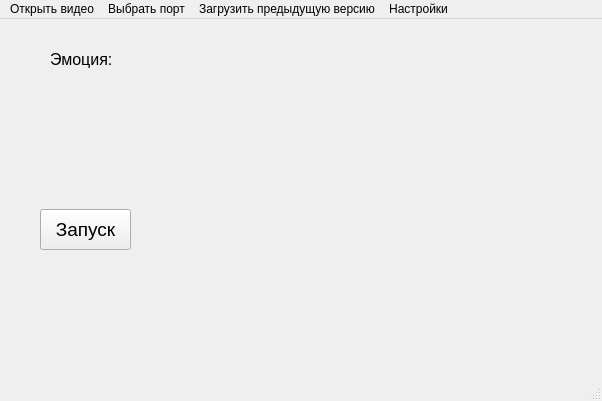
<?xml version="1.0" encoding="UTF-8"?>
<ui version="4.0">
 <class>MainWindow</class>
 <widget class="QMainWindow" name="MainWindow">
  <property name="geometry">
   <rect>
    <x>0</x>
    <y>0</y>
    <width>602</width>
    <height>401</height>
   </rect>
  </property>
  <property name="windowTitle">
   <string>MainWindow</string>
  </property>
  <widget class="QWidget" name="centralwidget">
   <widget class="QPushButton" name="pushButton">
    <property name="geometry">
     <rect>
      <x>40</x>
      <y>190</y>
      <width>91</width>
      <height>41</height>
     </rect>
    </property>
    <property name="font">
     <font>
      <pointsize>14</pointsize>
     </font>
    </property>
    <property name="text">
     <string>Запуск</string>
    </property>
   </widget>
   <widget class="QLabel" name="EmotionLabel">
    <property name="geometry">
     <rect>
      <x>50</x>
      <y>30</y>
      <width>61</width>
      <height>21</height>
     </rect>
    </property>
    <property name="font">
     <font>
      <pointsize>12</pointsize>
     </font>
    </property>
    <property name="text">
     <string>Эмоция:</string>
    </property>
   </widget>
  </widget>
  <widget class="QMenuBar" name="menubar">
   <property name="geometry">
    <rect>
     <x>0</x>
     <y>0</y>
     <width>602</width>
     <height>21</height>
    </rect>
   </property>
   <widget class="QMenu" name="menu">
    <property name="title">
     <string>Открыть видео</string>
    </property>
   </widget>
   <widget class="QMenu" name="menu_2">
    <property name="title">
     <string>Выбрать порт</string>
    </property>
   </widget>
   <widget class="QMenu" name="menu_3">
    <property name="title">
     <string>Загрузить предыдущую версию</string>
    </property>
   </widget>
   <widget class="QMenu" name="menu_4">
    <property name="title">
     <string>Настройки</string>
    </property>
   </widget>
   <addaction name="menu"/>
   <addaction name="menu_2"/>
   <addaction name="menu_3"/>
   <addaction name="menu_4"/>
  </widget>
  <widget class="QStatusBar" name="statusbar"/>
  <action name="action">
   <property name="text">
    <string>Загрузить предыдущую сессию</string>
   </property>
  </action>
 </widget>
 <resources/>
 <connections/>
</ui>
